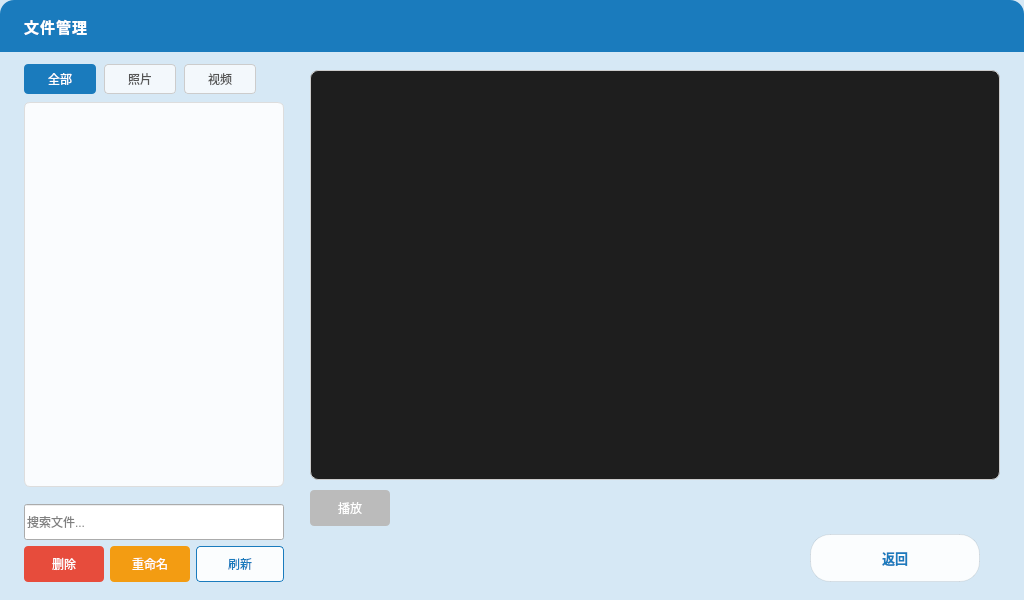
<?xml version="1.0" encoding="UTF-8"?>
<ui version="4.0">
 <class>fops</class>
 <widget class="QWidget" name="fops">
  <property name="geometry">
   <rect><x>0</x><y>0</y><width>1024</width><height>600</height></rect>
  </property>
  <property name="windowTitle"><string>文件管理</string></property>
  <property name="styleSheet"><string notr="true">
QWidget#fops {
    background-color: #d6e8f5;
    border-radius: 16px;
    font-family: "Helvetica Neue","PingFang SC","Microsoft YaHei",sans-serif;
}
QWidget#titleBar {
    background-color: #1a7bbd;
    border-top-left-radius: 14px;
    border-top-right-radius: 14px;
}
QLabel#titleText {
    color: #ffffff;
    font-size: 15px;
    font-weight: 600;
    background: transparent;
    letter-spacing: 1px;
}
QLabel#preview {
    background: #1e1e1e;
    border: 1px solid #ccc;
    border-radius: 8px;
    color: #999;
    font-size: 14px;
}
QListWidget#fileList {
    background: rgba(255,255,255,0.88);
    border: 1px solid #ddd;
    border-radius: 6px;
    font-size: 12px;
    outline: none;
}
QListWidget#fileList::item {
    padding: 8px 10px;
    border-bottom: 1px solid #eee;
}
QListWidget#fileList::item:selected {
    background: #d6e8f5;
    color: #1a7bbd;
}
QPushButton#tabAll, QPushButton#tabPhoto, QPushButton#tabVideo {
    background: rgba(255,255,255,0.7);
    border: 1px solid #ccc;
    border-radius: 4px;
    font-size: 12px;
    color: #555;
}
QPushButton#tabAll:checked, QPushButton#tabPhoto:checked, QPushButton#tabVideo:checked {
    background: #1a7bbd;
    color: #fff;
    border: none;
}
QPushButton#playBtn {
    background: #1a7bbd;
    color: #fff;
    border: none;
    border-radius: 4px;
    font-size: 12px;
}
QPushButton#playBtn:disabled {
    background: #bbb;
}
QPushButton#delBtn {
    background: #e74c3c;
    color: #fff;
    border: none;
    border-radius: 4px;
    font-size: 12px;
}
QPushButton#refreshBtn {
    background: rgba(255,255,255,0.9);
    color: #1a7bbd;
    border: 1px solid #1a7bbd;
    border-radius: 4px;
    font-size: 12px;
}
QPushButton#pushButton {
    background: rgba(255,255,255,0.9);
    border: 1px solid rgba(0,0,0,0.08);
    border-radius: 20px;
    color: #1a7bbd;
    font-size: 13px;
    font-weight: 500;
}
  </string></property>
  <widget class="QWidget" name="titleBar" native="true">
   <property name="geometry"><rect><x>0</x><y>0</y><width>1024</width><height>52</height></rect></property>
   <widget class="QLabel" name="titleText">
    <property name="geometry"><rect><x>24</x><y>10</y><width>200</width><height>32</height></rect></property>
    <property name="text"><string>文件管理</string></property>
   </widget>
  </widget>
  <widget class="QPushButton" name="tabAll">
   <property name="geometry"><rect><x>24</x><y>64</y><width>72</width><height>30</height></rect></property>
   <property name="text"><string>全部</string></property>
   <property name="checkable"><bool>true</bool></property>
   <property name="checked"><bool>true</bool></property>
  </widget>
  <widget class="QPushButton" name="tabPhoto">
   <property name="geometry"><rect><x>104</x><y>64</y><width>72</width><height>30</height></rect></property>
   <property name="text"><string>照片</string></property>
   <property name="checkable"><bool>true</bool></property>
  </widget>
  <widget class="QPushButton" name="tabVideo">
   <property name="geometry"><rect><x>184</x><y>64</y><width>72</width><height>30</height></rect></property>
   <property name="text"><string>视频</string></property>
   <property name="checkable"><bool>true</bool></property>
  </widget>
  <widget class="QListWidget" name="fileList">
   <property name="geometry"><rect><x>24</x><y>102</y><width>260</width><height>385</height></rect></property>
   <property name="iconSize"><size><width>60</width><height>45</height></size></property>
  </widget>
  <widget class="QLabel" name="preview">
   <property name="geometry"><rect><x>310</x><y>70</y><width>690</width><height>410</height></rect></property>
   <property name="alignment"><set>Qt::AlignCenter</set></property>
  </widget>
  <widget class="QPushButton" name="playBtn">
   <property name="geometry"><rect><x>310</x><y>490</y><width>80</width><height>36</height></rect></property>
   <property name="text"><string>播放</string></property>
   <property name="enabled"><bool>false</bool></property>
  </widget>
  <widget class="QLineEdit" name="searchInput">
   <property name="geometry"><rect><x>24</x><y>504</y><width>260</width><height>36</height></rect></property>
   <property name="placeholderText"><string>搜索文件...</string></property>
  </widget>
  <widget class="QPushButton" name="delBtn">
   <property name="geometry"><rect><x>24</x><y>546</y><width>80</width><height>36</height></rect></property>
   <property name="text"><string>删除</string></property>
  </widget>
  <widget class="QPushButton" name="renameBtn">
   <property name="geometry"><rect><x>110</x><y>546</y><width>80</width><height>36</height></rect></property>
   <property name="text"><string>重命名</string></property>
   <property name="styleSheet"><string>background: #f39c12; color: #fff; border: none; border-radius: 4px; font-size: 12px;</string></property>
  </widget>
  <widget class="QPushButton" name="refreshBtn">
   <property name="geometry"><rect><x>196</x><y>546</y><width>88</width><height>36</height></rect></property>
   <property name="text"><string>刷新</string></property>
  </widget>
  <widget class="QPushButton" name="pushButton">
   <property name="geometry"><rect><x>810</x><y>534</y><width>170</width><height>48</height></rect></property>
   <property name="text"><string>返回</string></property>
  </widget>
  <widget class="QLabel" name="hintLabel">
   <property name="geometry"><rect><x>30</x><y>80</y><width>964</width><height>360</height></rect></property>
   <property name="text"><string></string></property>
  </widget>
 </widget>
 <layoutdefault spacing="6" margin="11"/>
 <resources/>
 <connections/>
</ui>
